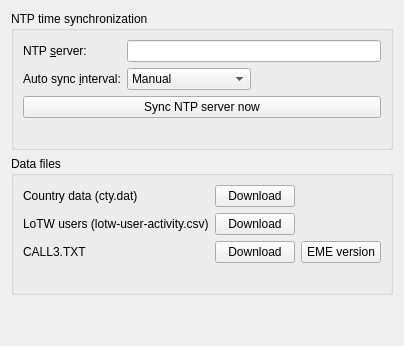
     <widget class="QWidget" name="sync_tab">
      <attribute name="title">
       <string>S&amp;ync</string>
      </attribute>
      <attribute name="toolTip">
       <string>Computer clock synchronization settings.</string>
      </attribute>
      <layout class="QVBoxLayout" name="verticalLayout_ntp">
       <item>
        <widget class="QGroupBox" name="ntp_group_box">
         <property name="title">
          <string>NTP time synchronization</string>
         </property>
         <layout class="QGridLayout" name="gridLayout_ntp">
          <item row="0" column="0">
           <widget class="QLabel" name="ntp_server_label">
            <property name="text">
             <string>NTP &amp;server:</string>
            </property>
            <property name="buddy">
             <cstring>ntp_server_line_edit</cstring>
            </property>
           </widget>
          </item>
          <item row="0" column="1" colspan="2">
           <widget class="QLineEdit" name="ntp_server_line_edit">
            <property name="toolTip">
             <string>&lt;html&gt;&lt;head/&gt;&lt;body&gt;&lt;p&gt;Host name or IP address (IPv4 or IPv6) of the NTP server used to check the computer clock. A global pool such as pool.ntp.org is a good default.&lt;/p&gt;&lt;/body&gt;&lt;/html&gt;</string>
            </property>
           </widget>
          </item>
          <item row="1" column="0">
           <widget class="QLabel" name="ntp_sync_interval_label">
            <property name="text">
             <string>Auto sync &amp;interval:</string>
            </property>
            <property name="buddy">
             <cstring>ntp_sync_interval_combo_box</cstring>
            </property>
           </widget>
          </item>
          <item row="1" column="1">
           <widget class="QComboBox" name="ntp_sync_interval_combo_box">
            <property name="toolTip">
             <string>&lt;html&gt;&lt;head/&gt;&lt;body&gt;&lt;p&gt;How often to automatically query the NTP server and correct the JTDX clock offset. Select Manual to only sync when the button below is clicked.&lt;/p&gt;&lt;/body&gt;&lt;/html&gt;</string>
            </property>
            <item>
             <property name="text">
              <string>Manual</string>
             </property>
            </item>
            <item>
             <property name="text">
              <string>Every 5 minutes</string>
             </property>
            </item>
            <item>
             <property name="text">
              <string>Every 30 minutes</string>
             </property>
            </item>
            <item>
             <property name="text">
              <string>Every hour</string>
             </property>
            </item>
           </widget>
          </item>
          <item row="1" column="2">
           <spacer name="ntp_horizontal_spacer">
            <property name="orientation">
             <enum>Qt::Horizontal</enum>
            </property>
            <property name="sizeHint" stdset="0">
             <size>
              <width>40</width>
              <height>20</height>
             </size>
            </property>
           </spacer>
          </item>
          <item row="2" column="0" colspan="3">
           <widget class="QPushButton" name="ntp_sync_now_push_button">
            <property name="toolTip">
             <string>&lt;html&gt;&lt;head/&gt;&lt;body&gt;&lt;p&gt;Query the NTP server now and immediately correct the JTDX clock offset.&lt;/p&gt;&lt;/body&gt;&lt;/html&gt;</string>
            </property>
            <property name="text">
             <string>Sync NTP server now</string>
            </property>
           </widget>
          </item>
          <item row="3" column="0" colspan="3">
           <widget class="QLabel" name="ntp_status_label">
            <property name="text">
             <string/>
            </property>
            <property name="wordWrap">
             <bool>true</bool>
            </property>
           </widget>
          </item>
         </layout>
        </widget>
       </item>
       <item>
        <widget class="QGroupBox" name="data_files_group_box">
         <property name="title">
          <string>Data files</string>
         </property>
         <layout class="QGridLayout" name="gridLayout_data_files">
          <item row="0" column="0">
           <widget class="QLabel" name="cty_file_label">
            <property name="text">
             <string>Country data (cty.dat)</string>
            </property>
           </widget>
          </item>
          <item row="0" column="1">
           <widget class="QPushButton" name="cty_download_push_button">
            <property name="toolTip">
             <string>Download the latest cty.dat country file from country-files.com.</string>
            </property>
            <property name="text">
             <string>Download</string>
            </property>
           </widget>
          </item>
          <item row="1" column="0">
           <widget class="QLabel" name="lotw_file_label">
            <property name="text">
             <string>LoTW users (lotw-user-activity.csv)</string>
            </property>
           </widget>
          </item>
          <item row="1" column="1">
           <widget class="QPushButton" name="lotw_download_push_button">
            <property name="toolTip">
             <string>Download the latest Logbook of the World user activity list from ARRL.</string>
            </property>
            <property name="text">
             <string>Download</string>
            </property>
           </widget>
          </item>
          <item row="2" column="0">
           <widget class="QLabel" name="call3_file_label">
            <property name="text">
             <string>CALL3.TXT</string>
            </property>
           </widget>
          </item>
          <item row="2" column="1">
           <widget class="QPushButton" name="call3_download_push_button">
            <property name="toolTip">
             <string>Download the latest CALL3.TXT for terrestrial use. The current file is kept as CALL3_backup.TXT.</string>
            </property>
            <property name="text">
             <string>Download</string>
            </property>
           </widget>
          </item>
          <item row="2" column="2">
           <widget class="QPushButton" name="call3_eme_download_push_button">
            <property name="toolTip">
             <string>Download the EME version of CALL3.TXT, suitable for JT65 Deep Search.</string>
            </property>
            <property name="text">
             <string>EME version</string>
            </property>
           </widget>
          </item>
          <item row="3" column="0" colspan="3">
           <widget class="QLabel" name="download_status_label">
            <property name="text">
             <string/>
            </property>
           </widget>
          </item>
         </layout>
        </widget>
       </item>
       <item>
        <spacer name="ntp_vertical_spacer">
         <property name="orientation">
          <enum>Qt::Vertical</enum>
         </property>
         <property name="sizeHint" stdset="0">
          <size>
           <width>20</width>
           <height>40</height>
          </size>
         </property>
        </spacer>
       </item>
      </layout>
     </widget>
